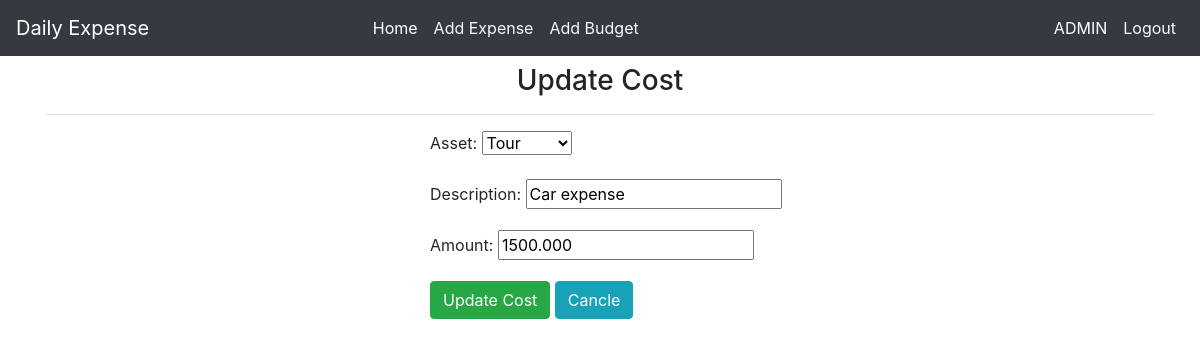
The app's page /updatecost/6/ (signed in) with its own data.
### Budget/models.py (models this page shows, shortened)
class Cost(models.Model):
    user = models.ForeignKey(User,on_delete=models.CASCADE,default=1)
    asset = models.ForeignKey(Asset,on_delete=models.CASCADE)
    description = models.CharField(max_length=100)
    amount = models.DecimalField(max_digits=1000,decimal_places=3)
    date = models.DateTimeField(auto_now_add=True)

### Budget/views.py (the view)
# urls.py: path('updatecost/<int:pk>/',UpdateCost.as_view(),name='updatecost'),
class UpdateCost(LoginRequiredMixin,UpdateView):
    model = Cost
    fields = ['asset','description','amount']
    template_name = 'updatecost.html'
    success_url = '/'
    login_url = '/login/'
    def get_queryset(self):
        return Cost.objects.filter(user = self.request.user)

### Budget/models.py (called while the page is built)
    def __str__(self):
        return self.purpose

### templates/updatecost.html (shortened to what this page needs)
{% extends 'base.html' %}
{% block content %}
<div class="container">
    <h3 class="text-center">Update Cost</h3> <hr>
    <div class="row mx-auto">
        <div class="col-md-6 offset-4">
            <form action="" method="post">
                {{form.as_p}}
                <input class="btn btn-success"  type="submit" value="Update Cost">
                <a class="btn btn-info" href="{% url 'home' %}">Cancle</a>
            </form>
        </div>
    </div>
</div>
{% endblock %}

### templates/navbar.html (shortened to what this page needs)
<nav class="navbar navbar-expand-sm navbar-dark bg-dark mb-2">
    <a class="navbar-brand" href="{% url 'home' %}">Daily Expense</a>
    <div class="collapse navbar-collapse" id="collapsibleNavId">
      <ul class="navbar-nav mx-auto mt-2 mt-lg-0">
        <li class="nav-item active">
          <a class="nav-link" href="{% url 'home' %}">Home <span class="sr-only">(current)</span></a>
        </li>
        {% if request.user.is_authenticated %}
        <li class="nav-item">
          <a class="nav-link text-light" href="{% url 'addcost' %}">Add Expense</a>
        </li>
        <li class="nav-item">
          <a class="nav-link text-light" href="{% url 'addasset' %}">Add Budget</a>
        </li>
        {% endif %}
      </ul>
      <ul class="navbar-nav ml-auto mt-2 mt-lg-0">
        {% if request.user.is_authenticated %}
        <li class="nav-item active">
          <a class="nav-link" href="{% url 'home' %}">{{ user.username | upper}} <span class="sr-only">(current)</span></a>
        </li>
        <li class="nav-item">
          <a class="nav-link text-light" href="{% url 'logout' %}">Logout</a>
        </li>
        {% endif %}
      </ul>
    </div>
  </nav>

### records on screen
Cost: asset "Tour", description "Car expense", amount "1500.000"

### other values on screen
{{ user.username | upper }} "ADMIN"
